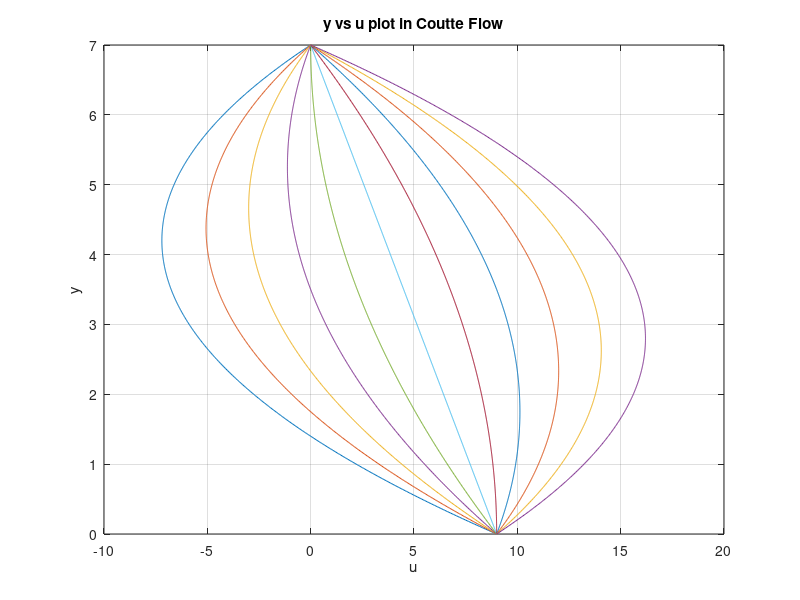

This figure's MATLAB source: (Note: this script raises an error after producing the figure.)
% Roll No ME-079 SYED USAMA ALI
% bottom plate moves in the positive direction; the top plate is stationary.
% Variable Declaration according to ME-079
A=0; 
B=7;
C=9;
b=B;
U=C;
y=0:0.01:b;
% loop part
for P=-5:5
    u=-(P*U/b^2)*(y.^2-b*y)+U*(1-y/b);
    plot(u,y)
    grid on
    hold on
end
title('y vs u plot in Coutte Flow')
xlabel('u')
ylabel('y')
gtext('P=-5');gtext('P=-4');gtext('P=-3');gtext('P=-2');gtext('P=-1');
gtext('P=0');gtext('P=1');gtext('P=2');gtext('P=3');gtext('P=4');gtext('P=5');
hold off